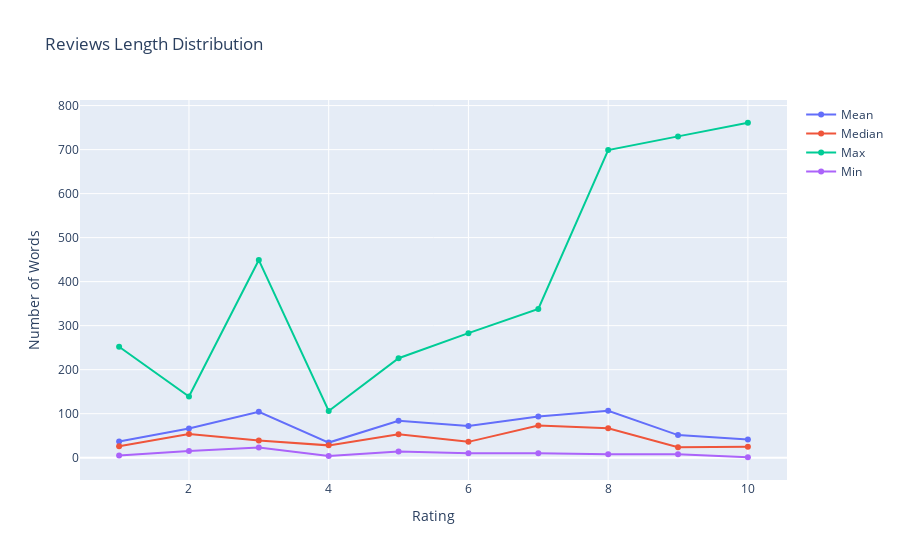

This figure's notebook cell:
### Code cell
fig = go.Figure()
fig.add_trace(go.Scatter(x=review_length['Rating'], y=review_length['Mean'],
                    mode='lines+markers',
                    name='Mean'))
fig.add_trace(go.Scatter(x=review_length['Rating'], y=review_length['Median'],
                    mode='lines+markers',
                    name='Median'))
fig.add_trace(go.Scatter(x=review_length['Rating'], y=review_length['Max'],
                    mode='lines+markers',
                    name='Max'))
fig.add_trace(go.Scatter(x=review_length['Rating'], y=review_length['Min'],
                    mode='lines+markers',
                    name='Min'))
fig.update_layout(title="Reviews Length Distribution",
    xaxis_title="Rating",
    yaxis_title="Number of Words")
fig.show()

### Figure 1 — Plotly figure (JSON) as saved in the notebook; plotly's stock layout.template omitted (floating-point values rounded to 4 significant figures)
{"data": [{"mode": "lines+markers", "name": "Mean", "type": "scatter", "x": [1, 2, 3, 4, 5, 6, 7, 8, 9, 10], "y": [36.91, 66.5, 104.4, 34.36, 83.87, 71.97, 93.48, 106.6, 51.3, 41.32]}, {"mode": "lines+markers", "name": "Median", "type": "scatter", "x": [1, 2, 3, 4, 5, 6, 7, 8, 9, 10], "y": [26, 54, 39, 28, 53, 36, 73, 67, 24, 25]}, {"mode": "lines+markers", "name": "Max", "type": "scatter", "x": [1, 2, 3, 4, 5, 6, 7, 8, 9, 10], "y": [252, 139, 449, 106, 226, 283, 338, 699, 730, 761]}, {"mode": "lines+markers", "name": "Min", "type": "scatter", "x": [1, 2, 3, 4, 5, 6, 7, 8, 9, 10], "y": [5, 15, 23, 4, 14, 10, 10, 8, 8, 1]}], "layout": {"title": {"text": "Reviews Length Distribution"}, "xaxis": {"title": {"text": "Rating"}}, "yaxis": {"title": {"text": "Number of Words"}}}}
